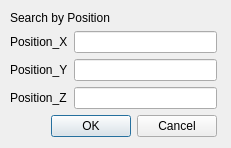
<?xml version="1.0" encoding="UTF-8"?>
<ui version="4.0">
 <class>search</class>
 <widget class="QDialog" name="search">
  <property name="geometry">
   <rect>
    <x>0</x>
    <y>0</y>
    <width>231</width>
    <height>148</height>
   </rect>
  </property>
  <property name="windowTitle">
   <string>Dialog</string>
  </property>
  <widget class="QWidget" name="">
   <property name="geometry">
    <rect>
     <x>10</x>
     <y>10</y>
     <width>207</width>
     <height>127</height>
    </rect>
   </property>
   <layout class="QGridLayout" name="gridLayout_3">
    <item row="0" column="0">
     <layout class="QGridLayout" name="gridLayout_2">
      <item row="0" column="0">
       <widget class="QLabel" name="label_4">
        <property name="text">
         <string>Search by Position</string>
        </property>
       </widget>
      </item>
      <item row="1" column="0">
       <layout class="QGridLayout" name="gridLayout">
        <item row="0" column="0">
         <widget class="QLabel" name="label">
          <property name="text">
           <string>Position_X</string>
          </property>
         </widget>
        </item>
        <item row="0" column="1" rowspan="3">
         <layout class="QVBoxLayout" name="verticalLayout">
          <item>
           <widget class="QLineEdit" name="lineEdit"/>
          </item>
          <item>
           <widget class="QLineEdit" name="lineEdit_2"/>
          </item>
          <item>
           <widget class="QLineEdit" name="lineEdit_3"/>
          </item>
         </layout>
        </item>
        <item row="1" column="0">
         <widget class="QLabel" name="label_2">
          <property name="text">
           <string>Position_Y</string>
          </property>
         </widget>
        </item>
        <item row="2" column="0">
         <widget class="QLabel" name="label_3">
          <property name="text">
           <string>Position_Z</string>
          </property>
         </widget>
        </item>
       </layout>
      </item>
     </layout>
    </item>
    <item row="1" column="0">
     <widget class="QDialogButtonBox" name="buttonBox">
      <property name="orientation">
       <enum>Qt::Horizontal</enum>
      </property>
      <property name="standardButtons">
       <set>QDialogButtonBox::Cancel|QDialogButtonBox::Ok</set>
      </property>
     </widget>
    </item>
   </layout>
  </widget>
 </widget>
 <resources/>
 <connections>
  <connection>
   <sender>buttonBox</sender>
   <signal>accepted()</signal>
   <receiver>search</receiver>
   <slot>accept()</slot>
   <hints>
    <hint type="sourcelabel">
     <x>248</x>
     <y>254</y>
    </hint>
    <hint type="destinationlabel">
     <x>157</x>
     <y>274</y>
    </hint>
   </hints>
  </connection>
  <connection>
   <sender>buttonBox</sender>
   <signal>rejected()</signal>
   <receiver>search</receiver>
   <slot>reject()</slot>
   <hints>
    <hint type="sourcelabel">
     <x>316</x>
     <y>260</y>
    </hint>
    <hint type="destinationlabel">
     <x>286</x>
     <y>274</y>
    </hint>
   </hints>
  </connection>
 </connections>
</ui>
